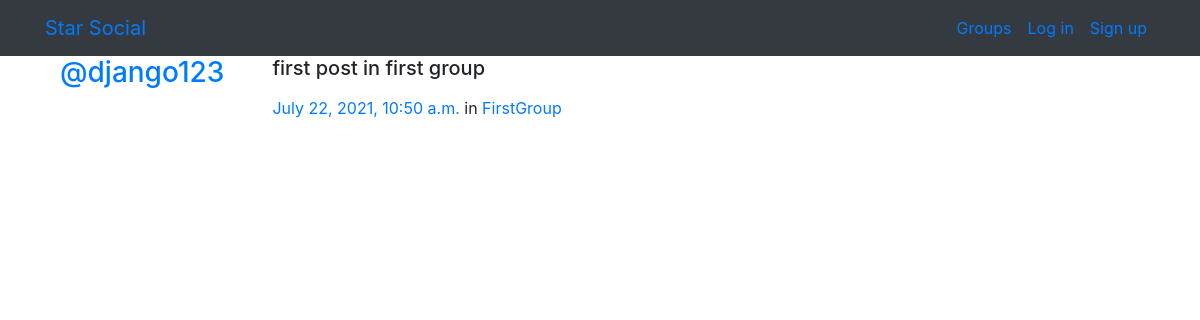
Page /posts/by/django123/3/ on the committed database.
### posts/models.py (models this page shows, shortened)
class Post(models.Model):
    user = models.ForeignKey(User, related_name="posts", on_delete=models.CASCADE)
    created_at = models.DateTimeField(auto_now=True)
    message = models.TextField()
    message_html = models.TextField(editable=False)
    group = models.ForeignKey(Group, related_name="posts", null=True, blank=True, on_delete=models.CASCADE)
    class Meta:
        ordering = ["-created_at"]
        unique_together = ["user", "message"]

### groups/models.py (models this page shows, shortened)
class Group(models.Model):
    name = models.CharField(max_length=255, unique=True)
    slug = models.SlugField(allow_unicode=True, unique=True)
    description = models.TextField(blank=True, default='')
    description_html = models.TextField(editable=False, default='', blank=True)
    members = models.ManyToManyField(User,through='GroupMember')
    class Meta:
        ordering = ['name']

### posts/views.py (the view)
# urls.py: path("by/<username>/<int:pk>/",views.PostDetail.as_view(),name="single"),
class PostDetail(SelectRelatedMixin, generic.DetailView):
    model = models.Post
    select_related = ("user", "group")
    def get_queryset(self):
        queryset = super().get_queryset()
        return queryset.filter(
            user__username__iexact=self.kwargs.get("username")
        )

### posts/templates/posts/post_detail.html
{% extends "posts/post_base.html" %}
{% block post_content %}
    {% include "posts/_post.html" %}
{% endblock %}

### posts/templates/posts/_post.html (shortened to what this page needs)
<div class="media">
	<h3 class="mr-5"><a href="{% url 'posts:for_user' username=post.user.username %}">@{{ post.user.username }}</a></h3>
	<div class="media-body">
		<h5>{{ post.message_html|safe }}</h5>
			<time class="time"><a href="{% url 'posts:single' username=post.user.username pk=post.pk %}">{{ post.created_at }}</a></time>
			{% if post.group %}
			<span class="group-name">in <a href="#">{{ post.group.name }}</a></span>
			{% endif %}
	</div>
</div>

### rows in the picture
Post: user.username "django123", message_html "first post in first group", created_at "July 22, 2021, 10:50 a.m.", group.name "FirstGroup"
